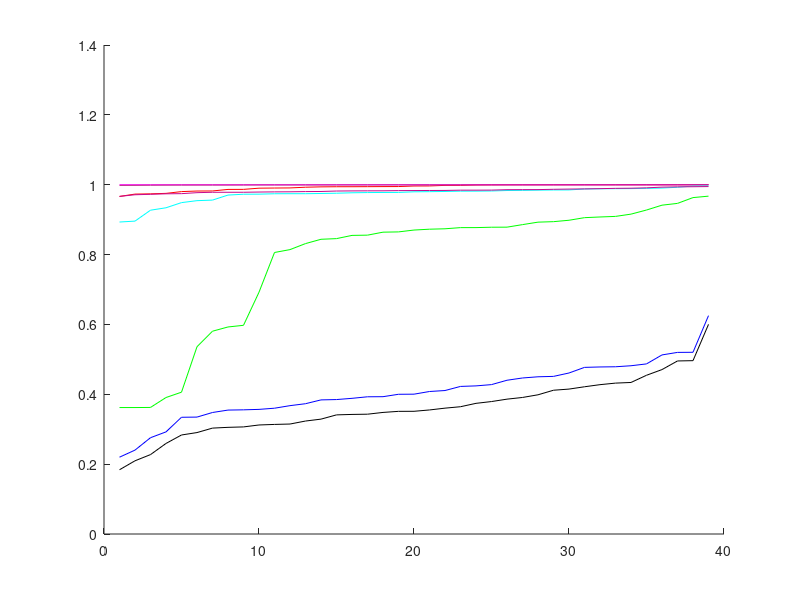

Write MATLAB code to recreate this figure. (Note: this script raises an error after producing the figure.)
titles{1}='Universal Image Quality Index (UIQUI)';
titles{2}='Absolute Mean Brightness Error (AMBE)';
titles{4}='Enchancement Measure (EME)';
titles{6}='Discrete Entropy (H)';


for i=[1,2,4,6]
    figure(i)
    hold on;

    load('./results/results_AMF');
    plot(1:39,sort(stat(:,i)),'r');

        load('./results/results_BDEC');
        plot(1:39,sort(stat(:,i)),'g'); %%It is much larger in magnitude than the others for AMBE.

    
    load('./results/results_CLAHE');
    plot(1:39,sort(stat(:,i)),'b');

    load('./results/results_decorrstretch');
    plot(1:39,sort(stat(:,i)),'m');

    load('./results/results_hdome');
    plot(1:39,sort(stat(:,i)),'k');

    load('./results/results_imadjust');
    plot(1:39,sort(stat(:,i)),'c');

    load('./results/results_imsharpen');
    plot(1:39,sort(stat(:,i)),'Color',rand(3,1));

    load('./results/results_tophat');
    plot(1:39,sort(stat(:,i)),'Color',rand(3,1));
    
%     if i>2
        plot(1:39,sort(stat(:,i-1)),'s-','Color',rand(3,1));   
        legend('AMF','BDEC','CLAHE','decorrstretch','h-dome','imadjust','imsharpen','top-hat','Original');
%     else
%         legend('AMF','BDEC','CLAHE','decorrstretch','h-dome','imadjust','imsharpen','top-hat');    
%     end
    title(titles{i},'FontSize',15);
    box on
end

%for i=2






